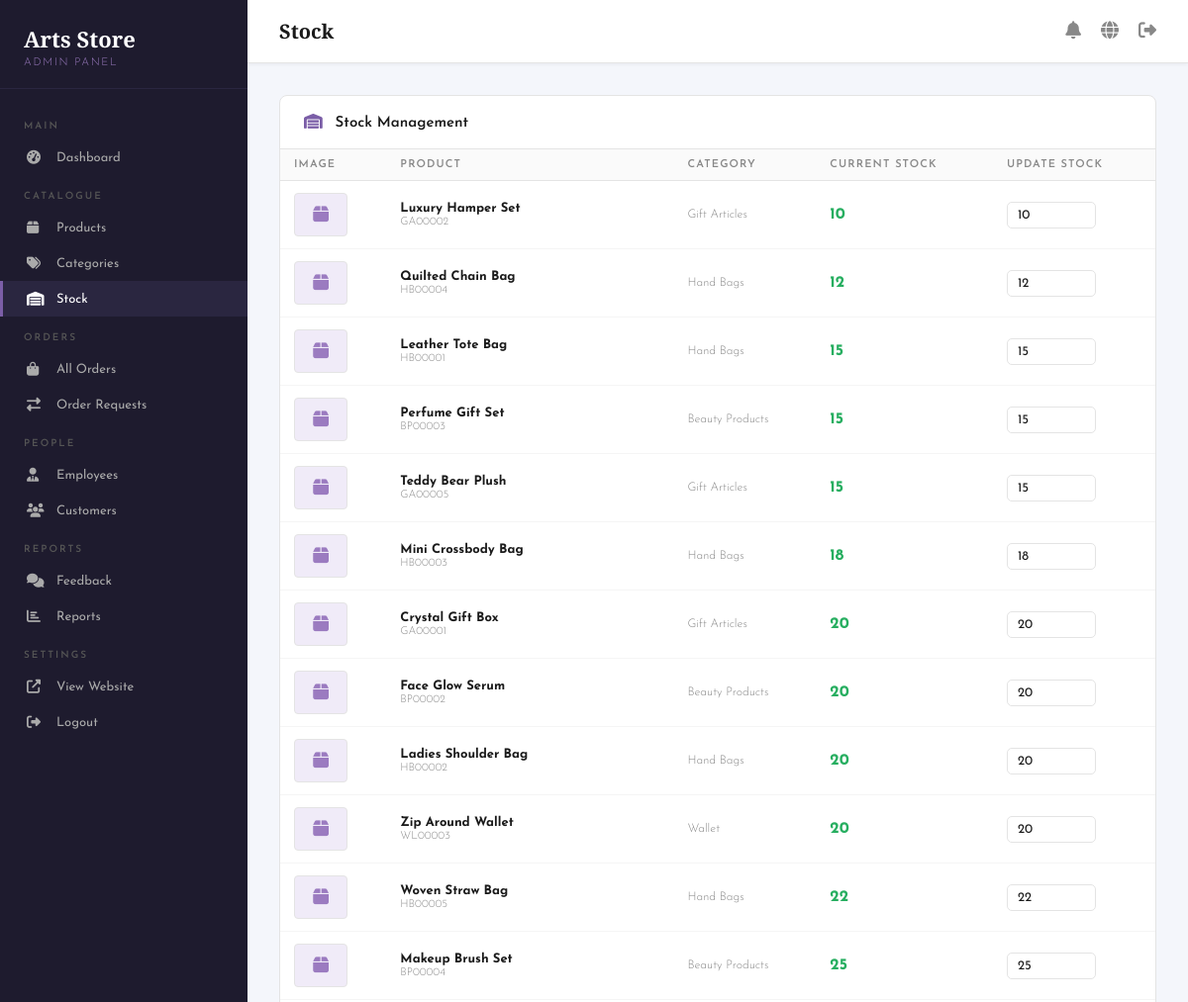
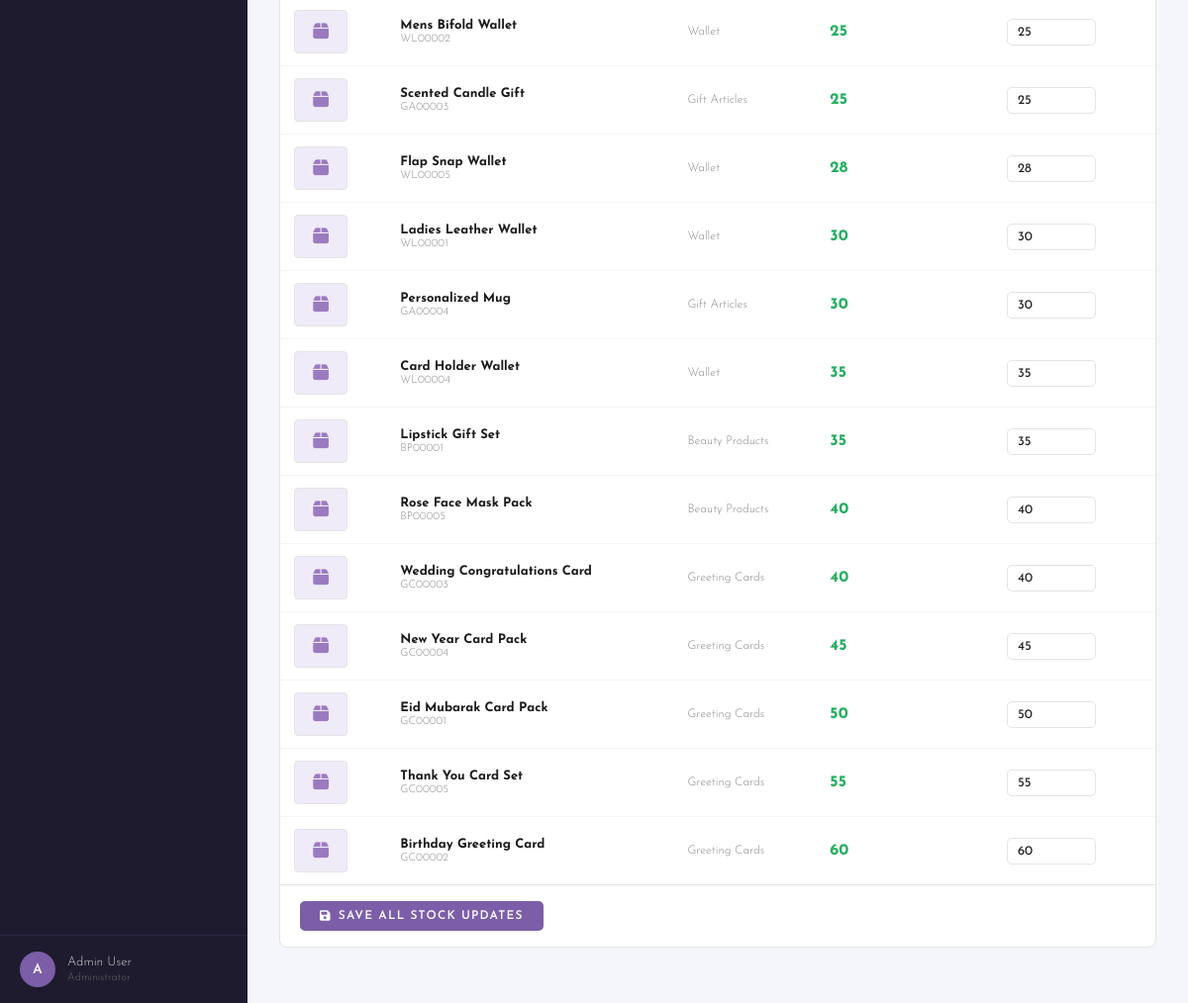
/admin/stock.php (signed in), run on the app's committed database (2 pictures, top to bottom).
### tables this page shows
CREATE TABLE products (
  product_id    INT(11)       NOT NULL AUTO_INCREMENT PRIMARY KEY,
  product_code  VARCHAR(15)   NOT NULL UNIQUE,
  product_name  VARCHAR(200)  NOT NULL,
  description   TEXT          DEFAULT NULL,
  price         DECIMAL(10,2) NOT NULL DEFAULT 0.00,
  stock         INT(11)       NOT NULL DEFAULT 0,
  cat_id        INT(11)       DEFAULT NULL,
  product_image VARCHAR(255)  DEFAULT NULL,
  is_new        TINYINT(1)    NOT NULL DEFAULT 0,
  has_warranty  TINYINT(1)    NOT NULL DEFAULT 0,
  is_active     TINYINT(1)    NOT NULL DEFAULT 1,
  created_at    DATETIME      NOT NULL DEFAULT CURRENT_TIMESTAMP,
  updated_at    DATETIME      NOT NULL DEFAULT CURRENT_TIMESTAMP ON UPDATE CURRENT_TIMESTAMP,
  KEY idx_cat_id    (cat_id),
  KEY idx_is_new    (is_new),
  KEY idx_is_active (is_active),
  CONSTRAINT fk_products_cat
    FOREIGN KEY (cat_id) REFERENCES categories(cat_id)
    ON DELETE SET NULL ON UPDATE CASCADE
);

CREATE TABLE categories (
  cat_id INT(11) NOT NULL AUTO_INCREMENT PRIMARY KEY,
  cat_name VARCHAR(100) NOT NULL, 
  cat_slug VARCHAR(100) NOT NULL UNIQUE,
  cat_desc VARCHAR(255),
  cat_image VARCHAR(255),
  created_at DATETIME DEFAULT CURRENT_TIMESTAMP
);

### admin/stock.php (the view, shortened to what this page needs)
<?php
require_once 'includes/auth.php';
$subfolder = trim(str_replace(
    str_replace('\\', '/', $_SERVER['DOCUMENT_ROOT']),
    '',
    str_replace('\\', '/', dirname(__DIR__))
), '/');
$base_url = '/' . $subfolder . '/';
function stockImg($path, $base_url) {
    return $base_url . ltrim($path, '/');
}
$prods = $conn->query("
    SELECT p.*, c.cat_name
    FROM products p
    LEFT JOIN categories c ON p.cat_id = c.cat_id
    ORDER BY p.stock ASC, p.product_name ASC
");
?>
<div class="panel">
  <div class="panel-header">
    <h3>
      <i class="fas fa-warehouse" style="color:var(--purple);margin-right:8px;"></i>
      Stock Management
    </h3>
  </div>
  <form method="POST">
  <div style="overflow-x:auto;">
  <table class="dash-table">
    <thead>
      <tr>
        <th>Image</th>
        <th>Product</th>
        <th>Category</th>
        <th>Current Stock</th>
        <th>Update Stock</th>
      </tr>
    </thead>
    <tbody>
      <?php if($prods && $prods->num_rows > 0):
        while($p = $prods->fetch_assoc()):
          $imgSrc = stockImg($p['product_image'] ?? '', $base_url);
          $pid    = $p['product_id'];
      ?>
      <tr>
        <td>
          <?php if($imgSrc): ?>
            <div style="display:none;width:54px;height:44px;background:#f0ebf8;
                        border:1px solid var(--border);border-radius:4px;
                        align-items:center;justify-content:center;">
              <i class="fas fa-box" style="color:#9B7BC0;font-size:18px;"></i>
            </div>
          <?php endif; ?>
        </td>
        <td>
          <strong style="font-size:13px;">
            <?php echo htmlspecialchars($p['product_name']); ?>
          </strong><br/>
          <span style="font-size:11px;color:var(--gray);">
            <?php echo htmlspecialchars($p['product_code'] ?? ''); ?>
          </span>
        </td>
        <td style="font-size:12px;color:var(--gray);">
          <?php echo htmlspecialchars($p['cat_name'] ?? ''); ?>
        </td>
        <td>
          <span style="font-weight:700;font-size:16px;color:<?php
            echo $p['stock'] == 0
                ? 'var(--red)'
                : ($p['stock'] < 5 ? 'var(--orange)' : 'var(--green)');
          ?>;">
            <?php echo (int)$p['stock']; ?>
          </span>
        </td>
        <td>
          <input type="number"
                 name="stocks[<?php echo $pid; ?>]"
                 value="<?php echo (int)$p['stock']; ?>"
                 min="0"
                 class="form-control"
                 style="width:90px;padding:6px 10px;"/>
        </td>
      </tr>
      <?php endwhile; endif; ?>
    </tbody>
  </table>
  </div>
  <div style="padding:16px 20px;border-top:1px solid var(--border);">
    <button type="submit" name="update_stock" class="btn btn-purple">
      <i class="fas fa-save"></i> Save All Stock Updates
    </button>
  </div>
  </form>
</div>
<?php require_once 'includes/footer.php'; ?>

### css/dashboard.css (style rules this page uses)
*, *::before, *::after { box-sizing: border-box; margin: 0; padding: 0; }
:root { --purple: #7B5EA7; --purple2: #9B7BC0; --purple-light: #f0ebf8; --dark: #1a1a1a; --sidebar: #1e1b2e; --sidebar2: #2a2640; --white: #ffffff; --bg: #f4f6fb; --border: #e4e4e4; --gray: #888; --green: #27ae60; --red: #e74c3c; --orange: #f39c12; --blue: #2980b9; }
body { font-family: 'Josefin Sans', sans-serif; font-weight: 300; background: var(--bg); color: var(--dark); min-height: 100vh; }
.panel { background: #fff; border: 1px solid var(--border); border-radius: 8px; margin-bottom: 24px; }
.panel-header { display: flex; align-items: center; justify-content: space-between; padding: 18px 24px; border-bottom: 1px solid var(--border); }
.panel-header h3 { font-size: 15px; font-weight: 600; color: var(--dark); }
.dash-table { width: 100%; border-collapse: collapse; font-size: 13px; }
.dash-table th { text-align: left; padding: 10px 14px; background: #fafafa; border-bottom: 1px solid var(--border); font-size: 11px; font-weight: 600; letter-spacing: .1em; text-transform: uppercase; color: var(--gray); }
.dash-table td { padding: 12px 14px; border-bottom: 1px solid #f5f5f5; vertical-align: middle; }
.dash-table tr:last-child td { border-bottom: none; }
.btn { display: inline-flex; align-items: center; gap: 7px; padding: 9px 20px; border-radius: 5px; font-family: 'Josefin Sans', sans-serif; font-size: 12px; font-weight: 600; letter-spacing: .1em; text-transform: uppercase; cursor: pointer; transition: all .2s; border: none; }
.btn-purple { background: var(--purple); color: #fff; }
.form-control { width: 100%; padding: 10px 14px; border: 1px solid var(--border); border-radius: 5px; font-family: 'Josefin Sans', sans-serif; font-size: 13px; background: #fff; color: var(--dark); outline: none; transition: border-color .2s; }

### data on the page
products: product_name "Luxury Hamper Set", product_code "GA00002", cat.cat_name "Gift Articles", stock "10"
products: product_name "Quilted Chain Bag", product_code "HB00004", cat.cat_name "Hand Bags", stock "12"
products: product_name "Leather Tote Bag", product_code "HB00001", cat.cat_name "Hand Bags", stock "15"
products: product_name "Perfume Gift Set", product_code "BP00003", cat.cat_name "Beauty Products", stock "15"
products: product_name "Teddy Bear Plush", product_code "GA00005", cat.cat_name "Gift Articles", stock "15"
products: product_name "Mini Crossbody Bag", product_code "HB00003", cat.cat_name "Hand Bags", stock "18"
products: product_name "Crystal Gift Box", product_code "GA00001", cat.cat_name "Gift Articles", stock "20"
products: product_name "Face Glow Serum", product_code "BP00002", cat.cat_name "Beauty Products", stock "20"
products: product_name "Ladies Shoulder Bag", product_code "HB00002", cat.cat_name "Hand Bags", stock "20"
products: product_name "Zip Around Wallet", product_code "WL00003", cat.cat_name "Wallet", stock "20"
products: product_name "Woven Straw Bag", product_code "HB00005", cat.cat_name "Hand Bags", stock "22"
products: product_name "Makeup Brush Set", product_code "BP00004", cat.cat_name "Beauty Products", stock "25"
products: product_name "Mens Bifold Wallet", product_code "WL00002", cat.cat_name "Wallet", stock "25"
products: product_name "Scented Candle Gift", product_code "GA00003", cat.cat_name "Gift Articles", stock "25"
products: product_name "Flap Snap Wallet", product_code "WL00005", cat.cat_name "Wallet", stock "28"
products: product_name "Ladies Leather Wallet", product_code "WL00001", cat.cat_name "Wallet", stock "30"
products: product_name "Personalized Mug", product_code "GA00004", cat.cat_name "Gift Articles", stock "30"
products: product_name "Card Holder Wallet", product_code "WL00004", cat.cat_name "Wallet", stock "35"
products: product_name "Lipstick Gift Set", product_code "BP00001", cat.cat_name "Beauty Products", stock "35"
products: product_name "Rose Face Mask Pack", product_code "BP00005", cat.cat_name "Beauty Products", stock "40"
products: product_name "Wedding Congratulations Card", product_code "GC00003", cat.cat_name "Greeting Cards", stock "40"
products: product_name "New Year Card Pack", product_code "GC00004", cat.cat_name "Greeting Cards", stock "45"
products: product_name "Eid Mubarak Card Pack", product_code "GC00001", cat.cat_name "Greeting Cards", stock "50"
products: product_name "Thank You Card Set", product_code "GC00005", cat.cat_name "Greeting Cards", stock "55"
products: product_name "Birthday Greeting Card", product_code "GC00002", cat.cat_name "Greeting Cards", stock "60"

### other printed values
substr($_SESSION['admin_name']??'A',0,1) "A"
$_SESSION['admin_name'] "Admin User"
$page_title "Stock"
